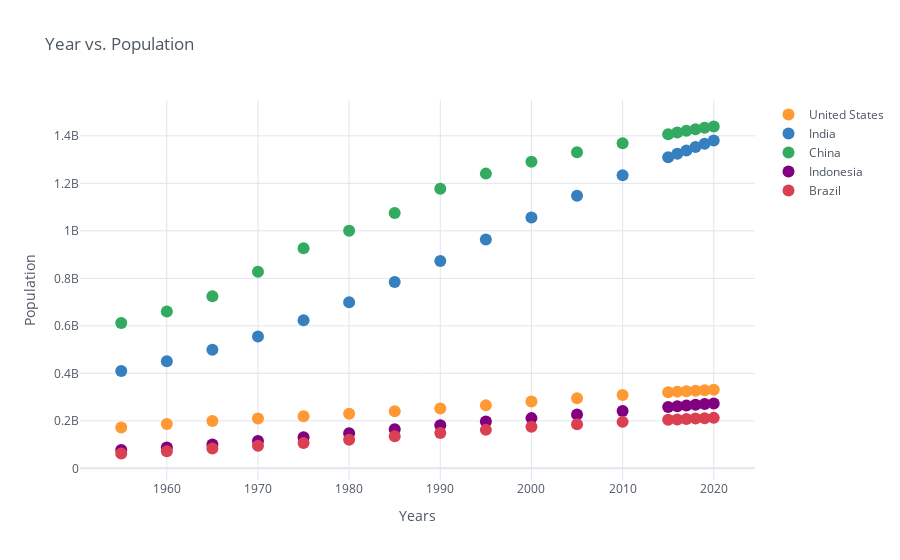

The code cell stored with this chart in its notebook:
### Markdown cell above
# 7. Scatterplot

### Code cell
df_population.iplot(kind='scatter', mode='markers',
                    xTitle='Years', yTitle='Population',
                    title='Year vs. Population')

### Figure 1 — Plotly figure (JSON) as saved in the notebook; plotly's stock layout.template omitted (floating-point values rounded to 4 significant figures)
{"data": [{"line": {"color": "rgba(255, 153, 51, 1.0)", "dash": "solid", "shape": "linear", "width": 1.3}, "marker": {"size": 12, "symbol": "circle"}, "mode": "markers", "name": "United States", "text": "", "type": "scatter", "x": [1955, 1960, 1965, 1970, 1975, 1980, 1985, 1990, 1995, 2000, 2005, 2010, 2015, 2016, 2017, 2018, 2019, 2020], "y": [171685336, 186720571, 199733676, 209513341, 219081251, 229476354, 240499825, 252120309, 265163745, 281710909, 294993511, 309011475, 320878310, 323015995, 325084756, 327096265, 329064917, 331002651]}, {"line": {"color": "rgba(55, 128, 191, 1.0)", "dash": "solid", "shape": "linear", "width": 1.3}, "marker": {"size": 12, "symbol": "circle"}, "mode": "markers", "name": "India", "text": "", "type": "scatter", "x": [1955, 1960, 1965, 1970, 1975, 1980, 1985, 1990, 1995, 2000, 2005, 2010, 2015, 2016, 2017, 2018, 2019, 2020], "y": [409880595, 450547679, 499123324, 555189792, 623102897, 698952844, 784360008, 873277798, 963922588, 1056575549, 1147609927, 1234281170, 1310152403, 1324517249, 1338676785, 1352642280, 1366417754, 1380004385]}, {"line": {"color": "rgba(50, 171, 96, 1.0)", "dash": "solid", "shape": "linear", "width": 1.3}, "marker": {"size": 12, "symbol": "circle"}, "mode": "markers", "name": "China", "text": "", "type": "scatter", "x": [1955, 1960, 1965, 1970, 1975, 1980, 1985, 1990, 1995, 2000, 2005, 2010, 2015, 2016, 2017, 2018, 2019, 2020], "y": [612241554, 660408056, 724218968, 827601394, 926240885, 1000089235, 1075589361, 1176883674, 1240920535, 1290550765, 1330776380, 1368810615, 1406847870, 1414049351, 1421021791, 1427647786, 1433783686, 1439323776]}, {"line": {"color": "rgba(128, 0, 128, 1.0)", "dash": "solid", "shape": "linear", "width": 1.3}, "marker": {"size": 12, "symbol": "circle"}, "mode": "markers", "name": "Indonesia", "text": "", "type": "scatter", "x": [1955, 1960, 1965, 1970, 1975, 1980, 1985, 1990, 1995, 2000, 2005, 2010, 2015, 2016, 2017, 2018, 2019, 2020], "y": [77273425, 87751068, 100267062, 114793178, 130680727, 147447836, 164982451, 181413402, 196934260, 211513823, 226289470, 241834215, 258383256, 261556381, 264650963, 267670543, 270625568, 273523615]}, {"line": {"color": "rgba(219, 64, 82, 1.0)", "dash": "solid", "shape": "linear", "width": 1.3}, "marker": {"size": 12, "symbol": "circle"}, "mode": "markers", "name": "Brazil", "text": "", "type": "scatter", "x": [1955, 1960, 1965, 1970, 1975, 1980, 1985, 1990, 1995, 2000, 2005, 2010, 2015, 2016, 2017, 2018, 2019, 2020], "y": [62533919, 72179226, 83373530, 95113265, 107216205, 120694009, 135274080, 149003223, 162019896, 174790340, 186127103, 195713635, 204471769, 206163053, 207833823, 209469323, 211049527, 212559417]}], "layout": {"legend": {"bgcolor": "#FFFFFF", "font": {"color": "#4D5663"}}, "paper_bgcolor": "#FFFFFF", "plot_bgcolor": "#FFFFFF", "title": {"font": {"color": "#4D5663"}, "text": "Year vs. Population"}, "xaxis": {"gridcolor": "#E1E5ED", "showgrid": true, "tickfont": {"color": "#4D5663"}, "title": {"font": {"color": "#4D5663"}, "text": "Years"}, "zerolinecolor": "#E1E5ED"}, "yaxis": {"gridcolor": "#E1E5ED", "showgrid": true, "tickfont": {"color": "#4D5663"}, "title": {"font": {"color": "#4D5663"}, "text": "Population"}, "zerolinecolor": "#E1E5ED"}}}
